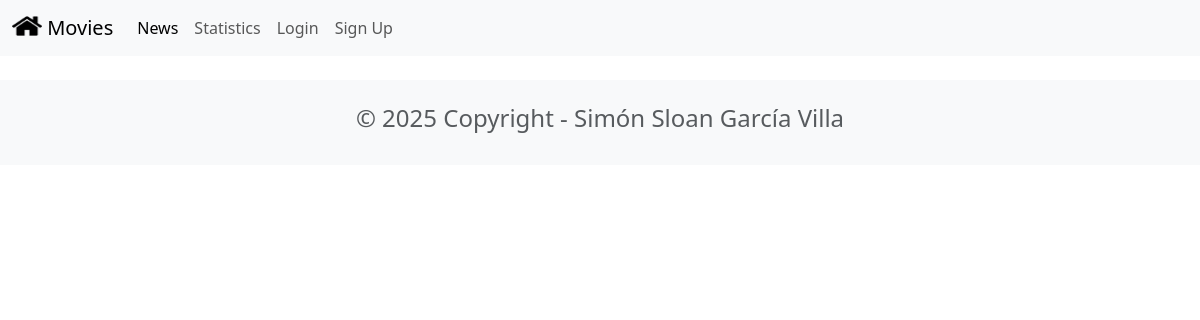
Before: /news/ with the older database file.
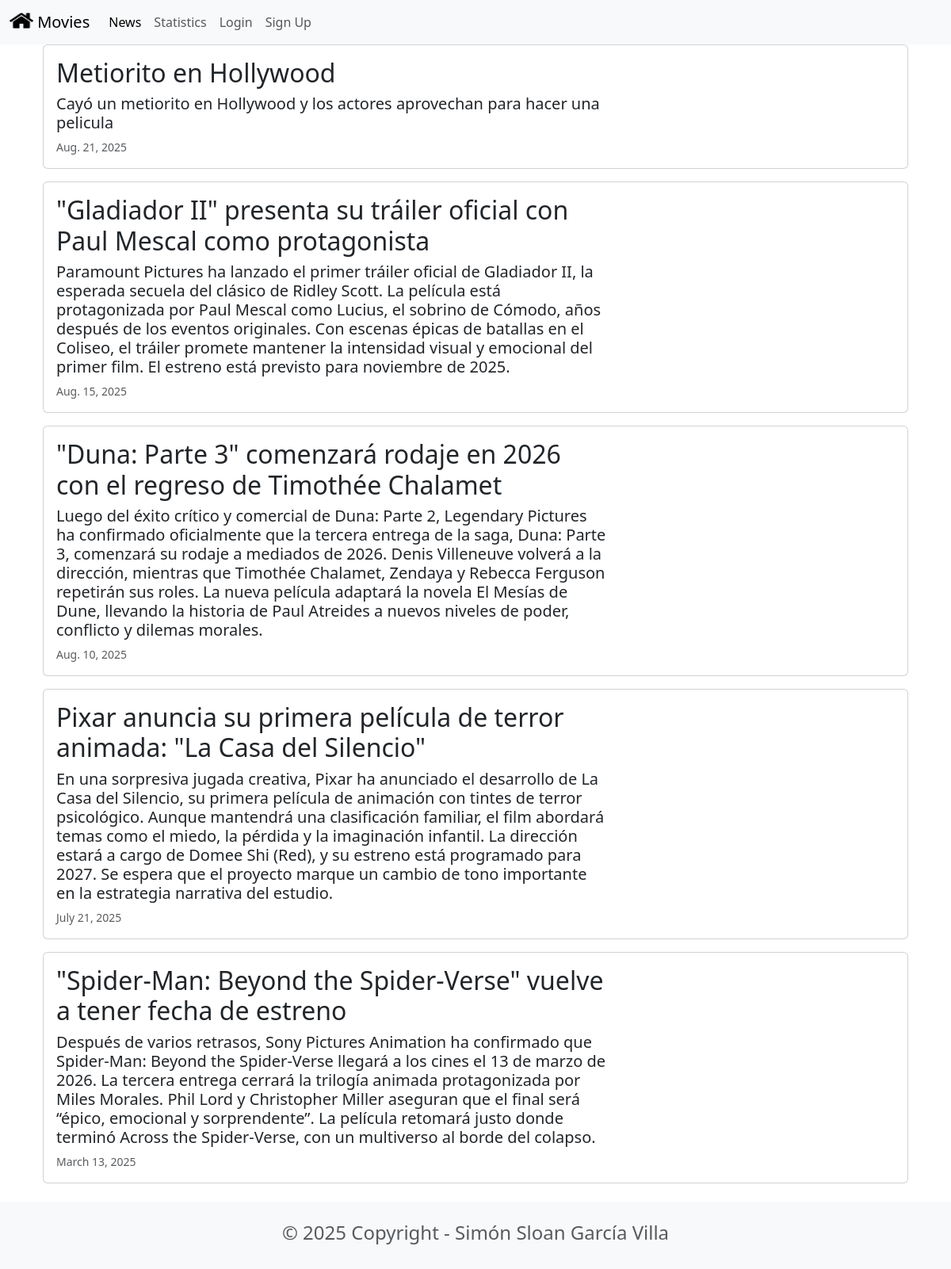
After: the same page with the newer database file.
### news/models.py (models this page shows, shortened)
class News (models.Model):
    headline = models.CharField(max_length=200)
    body = models.TextField()
    date = models.DateField()

### news/views.py (the view)
# urls.py: path('news/', include('news.urls'), name='news'),
def news (request):
    newss = News.objects.all().order_by('-date')
    return render(request, 'news.html', {'newss': newss})

### news/templates/news.html (shortened to what this page needs)
{% extends 'base.html' %}
{% block content %}
 <head>
    <link href="https://cdn.jsdelivr.net/npm/bootstrap@5.3.7/dist/css/bootstrap.min.css" rel="stylesheet">
 </head>
<div class="container">
    {%for news in newss %}
    <div class="card mb-3">
        <div class="row g-0">
            <div class="col-md-8">
                <div class="card-body">
                    <h2 class="card-title">{{news.headline}}</h2>
                    <h5 class="card-text">{{news.body}}</h5>
                    <p class="card-text"><small class="text-muted">{{news.date}}</small></p>
                </div>
            </div>
        </div>
    </div>
     {% endfor %}
</div>
{% endblock content %}

### moviereviews/templates/base.html (shortened to what this page needs)
<head>
    <link href="https://cdn.jsdelivr.net/npm/bootstrap@5.3.7/dist/css/bootstrap.min.css" rel="stylesheet">
</head>
<nav class="navbar navbar-expand-lg bg-body-tertiary ">
  <div class="container-fluid">
    <a class="navbar-brand" href="{% url 'home' %}">
      {% load static %}
      <img src="{% static 'images/home.png' %}" alt="" width="30" height="24"   class ="d-inline-block align-text-top">
      Movies
    </a>
    <div class="collapse navbar-collapse" id="navbarSupportedContent">
      <ul class="navbar-nav me-auto mb-2 mb-lg-0">
        <li class="nav-item">
          <a class="nav-link active" aria-current="page" href="{% url 'news' %}">News</a>
        </li>
        <li class="nav-item">
          <a class="nav-link" href="{% url 'statistics' %}">Statistics</a>
        </li>
        <li class="nav-item">
          <a class="nav-link" href="#">Login</a>
        </li>
        <li class="nav-item">
          <a class="nav-link" href="#">Sign Up</a>
        </li>
      </ul>
    </div>
  </div>
</nav>
<div class="container">
    {% block content %}
    {% endblock content %}
</div>
<footer class="text-center text-lg-start bg-light text-muted mt-4">
    <div class="container">
        <div class="row">
            <div class="text-center p-4">
                <h4> © 2025 Copyright - Simón Sloan García Villa</h4>
            </div>
        </div>
    </div>
</footer>

Changed rows visible on the page:
added News: headline "Metiorito en Hollywood", body "Cayó un metiorito en Hollywood y los actores aprovechan para hacer una pelicula", date "Aug. 21, 2025"
added News: headline "\"Gladiador II\" presenta su tráiler oficial con Paul Mescal como protagonista", body "Paramount Pictures ha lanzado el primer tráiler oficial de Gladiador II, la esperada secuela del clásico de Ridley Scott. La película está protagonizada por Paul Mescal como Lucius, el sobrino de Cómodo, años después de los eventos originales. Con escenas épicas de batallas en el Coliseo, el tráiler promete mantener la intensidad visual y emocional del primer film. El estreno está previsto para noviembre de 2025.", date "Aug. 15, 2025"
added News: headline "\"Duna: Parte 3\" comenzará rodaje en 2026 con el regreso de Timothée Chalamet", body "Luego del éxito crítico y comercial de Duna: Parte 2, Legendary Pictures ha confirmado oficialmente que la tercera entrega de la saga, Duna: Parte 3, comenzará su rodaje a mediados de 2026. Denis Villeneuve volverá a la dirección, mientras que Timothée Chalamet, Zendaya y Rebecca Ferguson repetirán sus roles. La nueva película adaptará la novela El Mesías de Dune, llevando la historia de Paul Atreides a nuevos niveles de poder, conflicto y dilemas morales.", date "Aug. 10, 2025"
added News: headline "Pixar anuncia su primera película de terror animada: \"La Casa del Silencio\"", body "En una sorpresiva jugada creativa, Pixar ha anunciado el desarrollo de La Casa del Silencio, su primera película de animación con tintes de terror psicológico. Aunque mantendrá una clasificación familiar, el film abordará temas como el miedo, la pérdida y la imaginación infantil. La dirección estará a cargo de Domee Shi (Red), y su estreno está programado para 2027. Se espera que el proyecto marque un cambio de tono importante en la estrategia narrativa del estudio.", date "July 21, 2025"
added News: headline "\"Spider-Man: Beyond the Spider-Verse\" vuelve a tener fecha de estreno", body "Después de varios retrasos, Sony Pictures Animation ha confirmado que Spider-Man: Beyond the Spider-Verse llegará a los cines el 13 de marzo de 2026. La tercera entrega cerrará la trilogía animada protagonizada por Miles Morales. Phil Lord y Christopher Miller aseguran que el final será “épico, emocional y sorprendente”. La película retomará justo donde terminó Across the Spider-Verse, con un multiverso al borde del colapso.", date "March 13, 2025"
